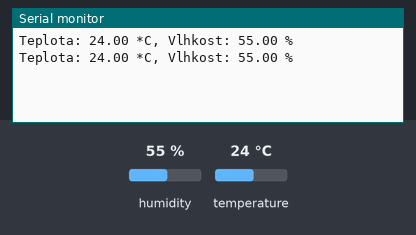
A sketch run on a simulated Arduino Uno, built with avr-gcc and run on an emulated ATmega328P. On the bench: the last lines printed to the serial monitor. Inputs (shaded band) come from the test bench; at power-on: humidity 55 %, temperature 24 °C.

Above: at 2.8 s.
2.9 s: humidity set to 22 %
At 5.3 s:
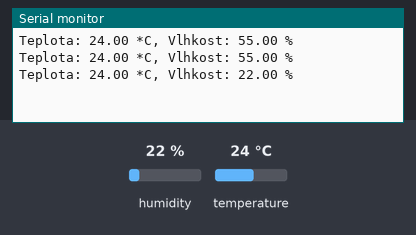
5.6 s: temperature set to 12 °C
At 6.6 s:
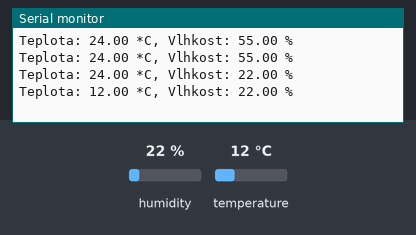
8.3 s: humidity set to 40 %
At 11.5 s:
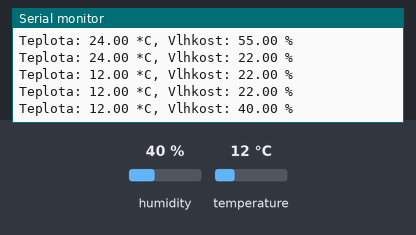
Timing chart, 0 to 13.0 s (numbered marks = the images above; inputs shaded):
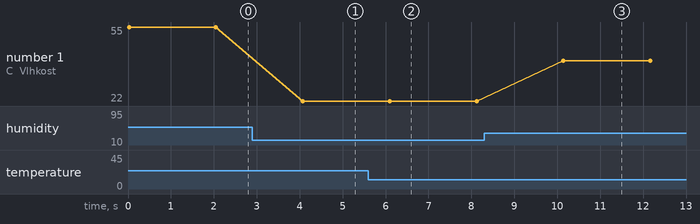

The sketch:

DHT11.ino
```cpp
//http://navody.arduino-shop.cz/navody-k-produktum/teplotni-senzor-dht11.html

#include <DHT.h>
#define pin 5
#define typ DHT11

DHT sensor(pin, typ);

void setup(void) {
	Serial.begin(9600);
	sensor.begin();
}

void loop(void) {

	float temp = sensor.readTemperature();
	float humi = sensor.readHumidity();
	if (isnan(temp) || isnan(humi))
	{
		Serial.println("Chyba pri cteni dat");
	}
	else
	{
		Serial.print("Teplota: ");
		Serial.print(temp);
		Serial.print(" *C, ");
		Serial.print("Vlhkost: ");
		Serial.print(humi);
		Serial.println(" %");
	}

	delay(2000);
}
```

Measured:
- after the input at 2.9 s, the serial monitor: prints a new line after 1.2 s (image 1)
- after the input at 5.6 s, the serial monitor: prints a new line after 0.50 s (image 2)
- after the input at 8.3 s, the serial monitor: prints a new line after 1.8 s (image 3)
- plotted number 1: 55 → 22 after the input at 2.9 s, 22 → 40 after the input at 8.3 s
